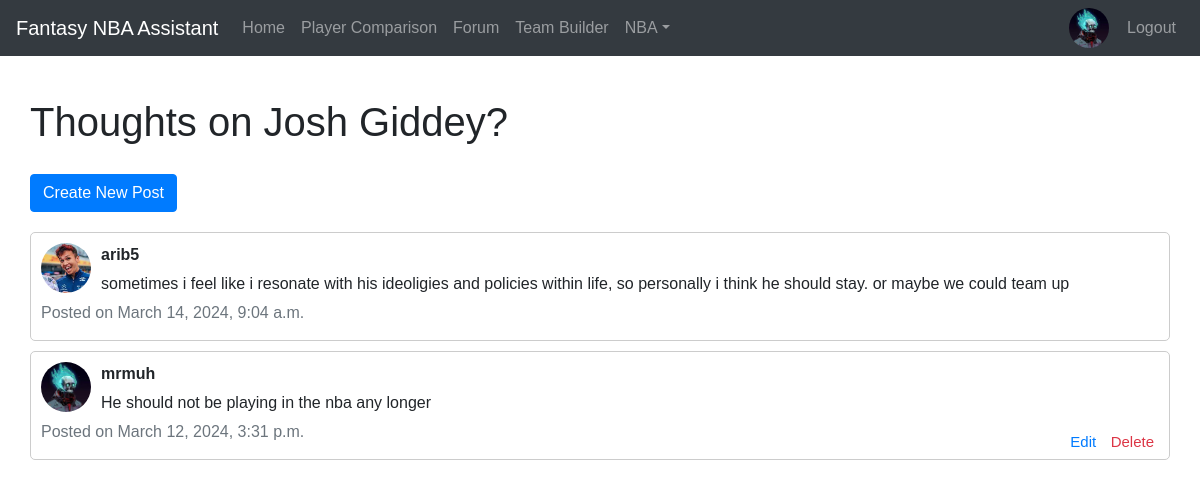
Page /thread/4/ (signed in) on the earlier database version.
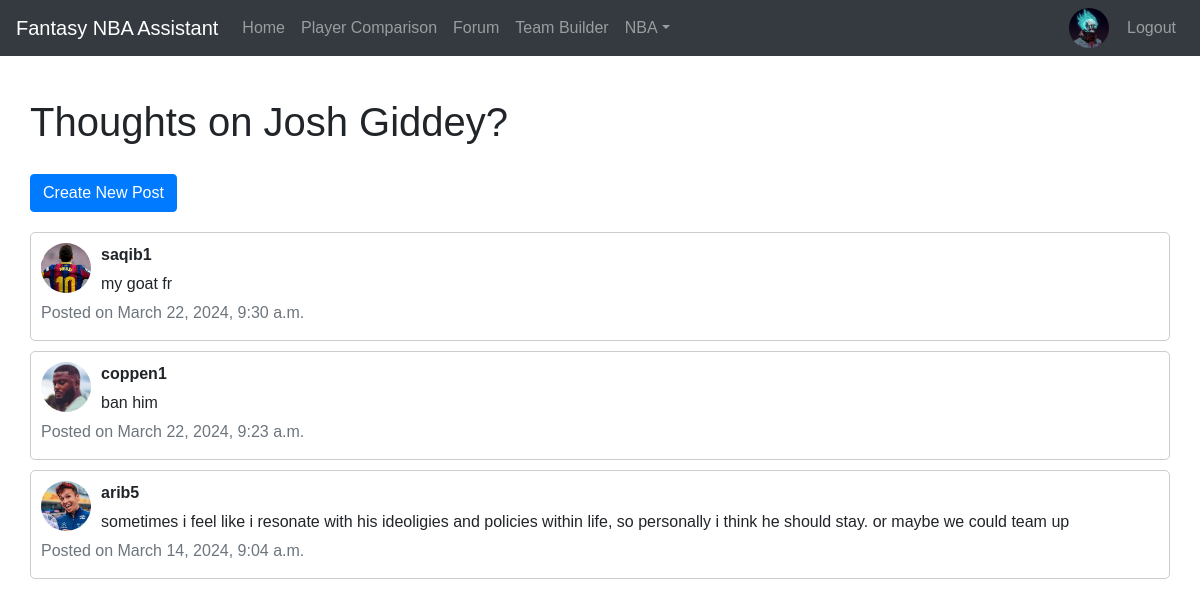
Same page on the later database version.
### mysite/models.py (models this page shows, shortened)
class Post(models.Model):
    thread = models.ForeignKey(Thread, on_delete=models.CASCADE)
    author = models.ForeignKey(User, on_delete=models.CASCADE, related_name='posts', default=1)  # Default to the superuser (ID=1)
    content = models.TextField()
    created_at = models.DateTimeField(auto_now_add=True)

class Profile(models.Model):
    user = models.OneToOneField(User, on_delete=models.CASCADE)
    bio = models.TextField(blank=True)
    favorite_team = models.ForeignKey('Team', on_delete=models.SET_NULL, null=True, blank=True)
    profile_picture = models.ImageField(upload_to='profile_pictures', default=default_profile_picture)

### mysite/views.py (the view)
# urls.py: path('thread/<int:pk>/', login_required(views.thread_detail), name='thread_detail'),
def thread_detail(request, pk):
    thread = get_object_or_404(Thread, pk=pk)
    posts = thread.post_set.order_by('-created_at')
    return render(request, 'mysite/thread_detail.html', {'thread': thread, 'posts': posts})

### mysite/templates/mysite/thread_detail.html (shortened to what this page needs)
{% extends 'mysite/base.html' %}
{% block content %}
<div class="container" style="padding-top: 50px;">
  <div class="row">
    <div class="col-md-12">
      <div class="thread-detail">
        <div class="creator-info">
          <h1 style="padding-bottom: 10px;">{{ thread.title }}</h1>
        </div>
        <form method="post" action="{% url 'create_post' pk=thread.pk %}">
          <button type="submit" class="btn btn-primary" style="margin-bottom: 20px;">Create New Post</button>
        </form>
        {% for post in posts %}
          <div class="post">
            <div class="post-content">
              <img class="profile-picture" src="{{ post.author.profile.profile_picture.url }}" alt="{{ post.author.username }}">
              <div>
                <p class="author-name">{{ post.author.username }}</p>
                <p>{{ post.content }}</p>
              </div>
            </div>
            <p class="text-muted">Posted on {{ post.created_at }}</p>
            {% if user.is_authenticated and post.author == user %}
              <div class="edit-delete-container">
                <a href="{% url 'edit_post' pk=post.pk %}" class="edit-post-btn">Edit</a>
                <a href="{% url 'delete_post' pk=post.pk %}" class="delete-post-btn">Delete</a>
              </div>
            {% endif %}
          </div>
        {% endfor %}
      </div>
    </div>
  </div>
</div>
{% endblock %}

Differences in the rows shown:
removed Post: author.profile.profile_picture (picture), author.username "mrmuh", content "He should not be playing in the nba any longer", created_at "March 12, 2024, 3:31 p.m.", shows "Edit"
added Post: author.profile.profile_picture (picture), author.username "saqib1", content "my goat fr", created_at "March 22, 2024, 9:30 a.m."
added Post: author.profile.profile_picture (picture), author.username "coppen1", content "ban him", created_at "March 22, 2024, 9:23 a.m."
